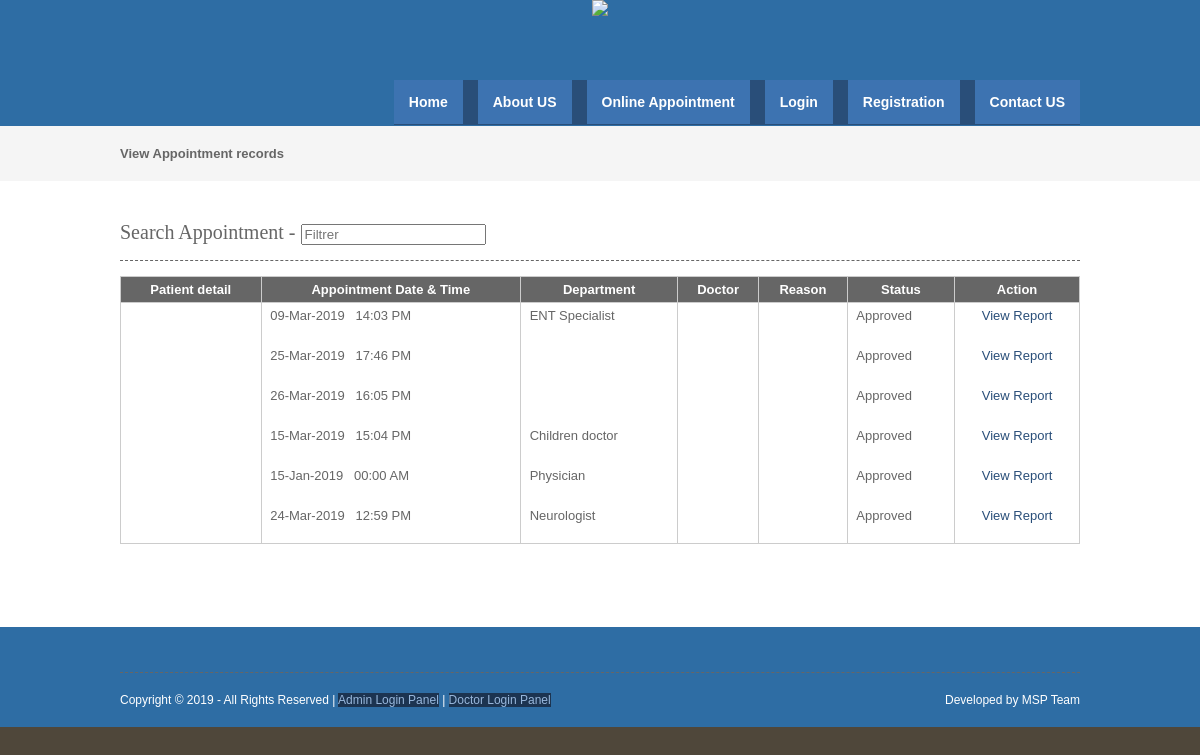
Page /viewappointment.php on the committed database.
### tables this page shows
CREATE TABLE `appointment` (
  `appointmentid` int(10) NOT NULL,
  `appointmenttype` varchar(25) NOT NULL,
  `patientid` int(10) NOT NULL,
  `departmentid` int(10) NOT NULL,
  `appointmentdate` date NOT NULL,
  `appointmenttime` time NOT NULL,
  `doctorid` int(10) NOT NULL,
  `status` varchar(10) NOT NULL,
  `app_reason` text NOT NULL
);

CREATE TABLE `department` (
  `departmentid` int(10) NOT NULL,
  `departmentname` varchar(100) NOT NULL,
  `description` text NOT NULL,
  `status` varchar(10) NOT NULL
);

### viewappointment.php (the view, shortened to what this page needs)
<?php
include("header.php");
include("dbconnection.php");
?>
<div class="wrapper col2">
  <div id="breadcrumb">
    <ul>
      <li class="first">View Appointment records</li></ul>
  </div>
</div>
<div class="wrapper col4">
  <div id="container">
   <section class="container">
<h2>Search Appointment - <input type="search" class="light-table-filter" data-table="order-table" placeholder="Filtrer" /></h2>
    <table class="order-table">
      <thead>
        <tr>
          <th>Patient detail</th>
          <th>Appointment Date &  Time</th>
          <th>Department</th>
          <th>Doctor</th>
          <th>Reason</th>
          <th>Status</th>
          <th><div align="center">Action</div></th>
        </tr>
        </thead>
        <tbody>
          <?php
		$sql ="SELECT * FROM appointment WHERE (status !='')";
		$qsql = mysqli_query($con,$sql);
		while($rs = mysqli_fetch_array($qsql))
		{
			$sqlpat = "SELECT * FROM patient WHERE patientid='$rs[patientid]'";
			$qsqlpat = mysqli_query($con,$sqlpat);
			$rspat = mysqli_fetch_array($qsqlpat);
			$sqldept = "SELECT * FROM department WHERE departmentid='$rs[departmentid]'";
			$qsqldept = mysqli_query($con,$sqldept);
			$rsdept = mysqli_fetch_array($qsqldept);
			$sqldoc= "SELECT * FROM doctor WHERE doctorid='$rs[doctorid]'";
			$qsqldoc = mysqli_query($con,$sqldoc);
			$rsdoc = mysqli_fetch_array($qsqldoc);
        echo "<tr>
          <td>&nbsp;$rspat[patientname]<br>&nbsp;$rspat[mobileno]</td>
			 <td>&nbsp;" . date("d-M-Y",strtotime($rs[appointmentdate])) . " &nbsp; " . date("H:i A",strtotime($rs[appointmenttime])) . "</td>
		    <td>&nbsp;$rsdept[departmentname]</td>
			   <td>&nbsp;$rsdoc[doctorname]</td>
			    <td>&nbsp;$rs[app_reason]</td>
			    <td>&nbsp;$rs[status]</td>
          <td><div align='center'>";
		  if($rs[status] != "Approved")
		  {
				  if(!(isset($_SESSION[patientid])))
				  {
						  echo "<a href='appointmentapproval.php?editid=$rs[appointmentid]'>Approve</a><hr>";
				  }
				 echo "  <a href='viewappointment.php?delid=$rs[appointmentid]'>Delete</a>";
		  }
		  else
		  {
				echo "<a href='patientreport.php?patientid=$rs[patientid]&appointmentid=$rs[appointmentid]'>View Report</a>";
		  }
		 echo "</center></td></tr>";
		}
		?>
      </tbody>
    </table>
    </section>
    <p>&nbsp;</p>
  </div>
</div>
<?php
include("footer.php");
?>

### header.php (shortened to what this page needs)
<!DOCTYPE html PUBLIC "-//W3C//DTD XHTML 1.0 Transitional//EN" "http://www.w3.org/TR/xhtml1/DTD/xhtml1-transitional.dtd">
<html xmlns="http://www.w3.org/1999/xhtml">
<head>
<link rel="stylesheet" href="layout/styles/layout.css" type="text/css" />
</head>
<body id="top">
<div class="wrapper col1">
<center><a href="index.php"><img src="images/Online Hospital Management System.png"></a></center>
  <div id="head">
    <div id="topnav">
      <ul>
        <li><a  href="index.php" <?php if(basename($_SERVER['PHP_SELF']) == "index.php"){ echo ' class="active"'; } ?> >Home</a></li>
        <li><a href="aboutus.php" <?php if(basename($_SERVER['PHP_SELF']) == "aboutus.php"){ echo ' class="active"'; } ?>>About US</a></li>
<?php
if(!isset($_SESSION[patientid]))
{
?>
        <li><a href="patientappointment.php" <?php if(basename($_SERVER['PHP_SELF']) == "patientappointment.php"){ echo ' class="active"'; } ?>>Online Appointment</a></li>
        <li><a href="patientlogin.php" <?php if(basename($_SERVER['PHP_SELF']) == "patientlogin.php"){ echo ' class="active"'; } ?>>Login</a></li>
        <li><a href="patient.php" <?php if(basename($_SERVER['PHP_SELF']) == "patient.php"){ echo ' class="active"'; } ?>>Registration</a></li>
<?php
}
else
{
?>
<li><a href="patientappointment.php" <?php if(basename($_SERVER['PHP_SELF']) == "patientappointment.php"){ echo ' class="active"'; } ?>>Online Appointment</a></li>
<?php
}
?>
        <li class="last"><a href="contactus.php" <?php if(basename($_SERVER['PHP_SELF']) == "contactus.php"){ echo ' class="active"'; } ?>>Contact US</a></li></ul>
    </div>
  </div>
</div>

### footer.php (shortened to what this page needs)
<div class="wrapper col5">
  <div id="footer">
    <div id="copyright">
      <p class="fl_left">Copyright &copy; 2019 - All Rights Reserved | <a href="adminlogin.php">Admin Login Panel</a> | <a href="doctorlogin.php">Doctor Login Panel</a></p>
      <p class="fl_right">Developed by MSP Team</p>
      <br class="clear" />
    </div>
  </div>
</div>
</body>
</html>

### layout/styles/layout.css (style rules this page uses)
html { overflow-y:scroll; }
body { margin:0; padding:0; font-size:13px; font-family:verdana, Arial, Helvetica, sans-serif; color:#FFFFFF; background-color:#4F473A; }
a { outline:none; text-decoration:none; }
.fl_left, .imgl { float:left; }
.fl_right, .imgr { float:right; }
img { margin:0; padding:0; border:0; }
div.wrapper { display:block; width:100%; margin:0; text-align:left; }
.col1 { color:#000000; background-color:#2e6da4; }
.col2 { color:#666666; background-color:#F5F5F5; }
.col3, .col4 { color:#666666; background-color:#FFFFFF; }
.col5 { color:#FFFFFF; background-color:#2e6da4; }
#head, #gallery, #breadcrumb, #container, #footer { display:block; position:relative; width:960px; margin:0 auto; }
#head { height:110px; z-index:1000; }
#head h1, #head p, #head ul, #head a { margin:0; padding:0; list-style:none; line-height:normal; }
#breadcrumb { padding:20px 0; }
#breadcrumb ul { margin:0; padding:0; list-style:none; }
#breadcrumb ul li { display:inline; }
#breadcrumb ul li.first { font-weight:bold; }
#container { padding:40px 0; }
#container h1, #container h2, #container h3, #container h4, #container h5, #container h6 { margin:0 0 15px 0; padding:0 0 15px 0; line-height:normal; font-weight:normal; font-size:20px; font-family:Georgia, "Times New Roman", Times, serif; border-bottom:1px dashed #666666; }
#container a { color:#294E79; background-color:#FFFFFF; }
#footer { padding:20px 0; }
#footer a { color:#98B7DC; background-color:#1C3451; }
#copyright { display:block; float:left; width:100%; margin:25px 0 0 0; padding:20px 0 0 0; font-size:12px; border-top:1px dashed #666666; }
#copyright p { margin:0; padding:0; }

### layout/styles/navi.css (style rules this page uses)
#topnav { display:block; position:absolute; top:64px; right:0; height:45px; color:#FFFFFF; background-color:#294E79; font-weight:bold; font-size:14px; font-family:Verdana, Arial, Helvetica, sans-serif; }
#topnav ul { list-style:none; margin:0; padding:0; }
#topnav li { float:left; }
#topnav li a:link, #topnav li a:visited { display:block; margin:0 15px 0 0; padding:14px 15px; color:#FFFFFF; background-color:#3D73B1; }
#topnav li.last a { margin-right:0; }

### layout/styles/tables.css (style rules this page uses)
table { width:100%; border-collapse:collapse; table-layout:auto; vertical-align:top; margin-bottom:15px; border:1px solid #CCCCCC; }
table thead th { color:#FFFFFF; background-color:#666666; border:1px solid #CCCCCC; border-collapse:collapse; text-align:center; table-layout:auto; vertical-align:middle; }
table tbody td { vertical-align:top; border-collapse:collapse; border-left:1px solid #CCCCCC; border-right:1px solid #CCCCCC; }
table thead th, table tbody td { padding:5px; border-collapse:collapse; }

### rows in the picture
appointment: appointmentdate "09-Mar-2019", appointmenttime "14:03 PM", departmentid.departmentname "ENT Specialist", status "Approved"
appointment: appointmentdate "25-Mar-2019", appointmenttime "17:46 PM", status "Approved"
appointment: appointmentdate "26-Mar-2019", appointmenttime "16:05 PM", status "Approved"
appointment: appointmentdate "15-Mar-2019", appointmenttime "15:04 PM", departmentid.departmentname "Children doctor", status "Approved"
appointment: appointmentdate "15-Jan-2019", appointmenttime "00:00 AM", departmentid.departmentname "Physician", status "Approved"
appointment: appointmentdate "24-Mar-2019", appointmenttime "12:59 PM", departmentid.departmentname "Neurologist", status "Approved"
